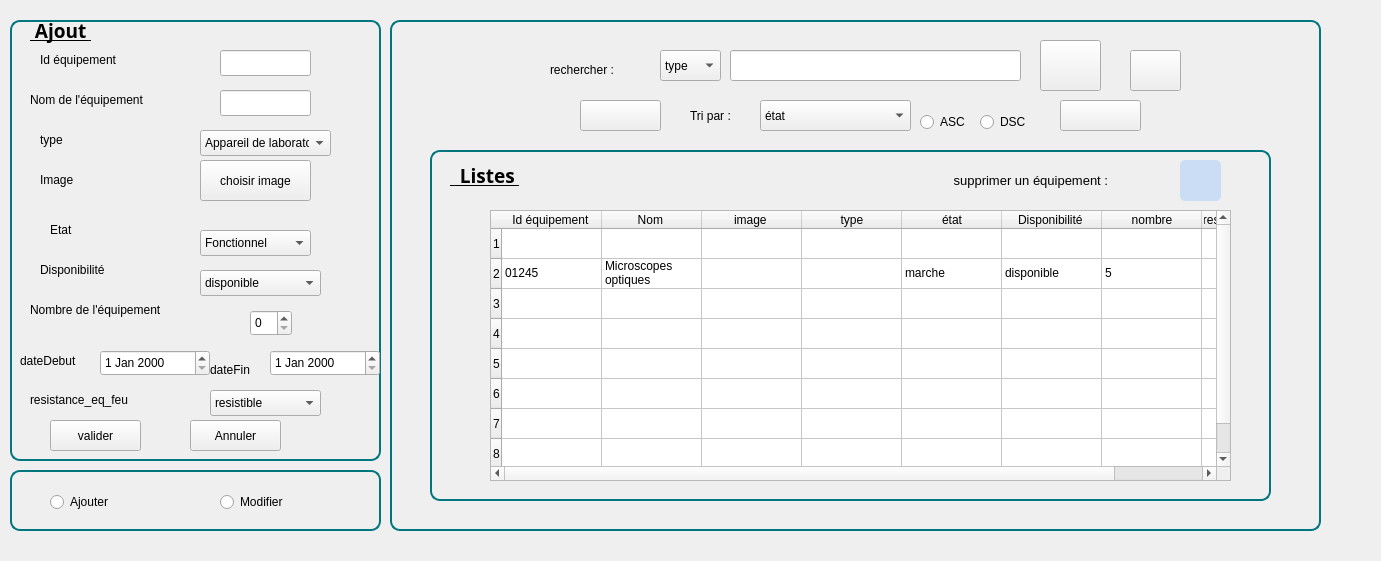
   <widget class="QStackedWidget" name="stackedWidget">
    <property name="geometry">
     <rect>
      <x>150</x>
      <y>60</y>
      <width>1381</width>
      <height>561</height>
     </rect>
    </property>
    <property name="currentIndex">
     <number>1</number>
    </property>
    <widget class="QWidget" name="page_stats"/>
    <widget class="QWidget" name="page_liste">
     <widget class="QGroupBox" name="groupBox_2">
      <property name="geometry">
       <rect>
        <x>390</x>
        <y>20</y>
        <width>931</width>
        <height>531</height>
       </rect>
      </property>
      <property name="font">
       <font>
        <pointsize>12</pointsize>
        <italic>true</italic>
        <bold>true</bold>
       </font>
      </property>
      <property name="styleSheet">
       <string notr="true">/* Tableau principal */
table {
    width: 100%;
    border-collapse: collapse;
    margin: 20px 0;
    font-size: 14px;
    background-color: #02767F;
    border: 1px solid #02767F;
}

/* Style des en-têtes de colonne */
th {
    background-color: #007bff;
    color: white;
    padding: 12px 15px;
    text-align: center;
    font-weight: bold;
}

/* Style des cellules de données */
td {
    padding: 12px 15px;
    text-align: center;
    border: 1px solid #ddd;
}

/* Style de la colonne &quot;Actions&quot; */
td.actions {
    display: flex;
    justify-content: center;
    gap: 10px;
}

/* Bouton Modifier */
button.modify-btn {
    background-color: #ffc107;
    color: black;
    border: none;
    padding: 8px 12px;
    border-radius: 5px;
    cursor: pointer;
    font-size: 14px;
    transition: background-color 0.3s;
}

button.modify-btn:hover {
    background-color: #e0a800;
}

/* Bouton Supprimer */
button.delete-btn {
    background-color: #dc3545;
    color: white;
    border: none;
    padding: 8px 12px;
    border-radius: 5px;
    cursor: pointer;
    font-size: 14px;
    transition: background-color 0.3s;
}

button.delete-btn:hover {
    background-color: #c82333;
}

/* Style de ligne lorsque la souris passe dessus */
tr:hover {
    background-color: #f1f1f1;
}

/* Style des lignes impaires pour un meilleur contraste */
tr:nth-child(odd) {
    background-color: #f7f7f7;
}

/* Style de la dernière colonne (Actions) */
td.actions {
    display: flex;
    justify-content: center;
    align-items: center;
}

/* Pour le contenu des images */
td img {
    width: 40px;
    height: 40px;
    object-fit: cover;
    border-radius: 50%;
}
QGroupBox {
    border: 2px solid #02767F; /* Couleur turquoise pour la bordure */
    border-radius: 10px;  /* Coins arrondis */
    padding: 10px;  /* Espacement interne */
    margin-bottom: 20px;  /* Espacement en bas */
}


</string>
      </property>
      <property name="title">
       <string/>
      </property>
      <widget class="QTableWidget" name="tableWidget_3">
       <property name="geometry">
        <rect>
         <x>100</x>
         <y>190</y>
         <width>741</width>
         <height>271</height>
        </rect>
       </property>
       <property name="styleSheet">
        <string notr="true">tableWidget-&gt;setStyleSheet(
    &quot;QTableWidget {&quot;
    &quot;   background-color: #f8f9fa;&quot;
    &quot;   gridline-color: #dee2e6;&quot;
    &quot;   font-size: 14px;&quot;
    &quot;}&quot;
    &quot;QHeaderView::section {&quot;
    &quot;   background-color: #007bff;&quot;
    &quot;   color: white;&quot;
    &quot;   padding: 5px;&quot;
    &quot;   border: 1px solid #0056b3;&quot;
    &quot;}&quot;
    &quot;QTableWidget::item {&quot;
    &quot;   padding: 5px;&quot;
    &quot;}&quot;
    &quot;QTableWidget::item:selected {&quot;
    &quot;   background-color: #ffc107;&quot;
    &quot;   color: black;&quot;
    &quot;}&quot;
);
</string>
       </property>
       <property name="rowCount">
        <number>8</number>
       </property>
       <property name="columnCount">
        <number>8</number>
       </property>
       <row/>
       <row/>
       <row/>
       <row/>
       <row/>
       <row/>
       <row/>
       <row/>
       <column>
        <property name="text">
         <string>Id équipement </string>
        </property>
       </column>
       <column>
        <property name="text">
         <string>Nom </string>
        </property>
       </column>
       <column>
        <property name="text">
         <string>image </string>
        </property>
       </column>
       <column>
        <property name="text">
         <string>type</string>
        </property>
       </column>
       <column>
        <property name="text">
         <string>état</string>
        </property>
       </column>
       <column>
        <property name="text">
         <string>Disponibilité </string>
        </property>
       </column>
       <column>
        <property name="text">
         <string>nombre</string>
        </property>
       </column>
       <column>
        <property name="text">
         <string>resistance_eq_feu</string>
        </property>
       </column>
       <item row="0" column="0">
        <property name="text">
         <string/>
        </property>
       </item>
       <item row="0" column="1">
        <property name="text">
         <string/>
        </property>
       </item>
       <item row="0" column="4">
        <property name="text">
         <string/>
        </property>
       </item>
       <item row="0" column="5">
        <property name="text">
         <string/>
        </property>
       </item>
       <item row="0" column="6">
        <property name="text">
         <string/>
        </property>
       </item>
       <item row="1" column="0">
        <property name="text">
         <string>01245</string>
        </property>
       </item>
       <item row="1" column="1">
        <property name="text">
         <string>Microscopes optiques</string>
        </property>
       </item>
       <item row="1" column="4">
        <property name="text">
         <string>marche </string>
        </property>
       </item>
       <item row="1" column="5">
        <property name="text">
         <string>disponible</string>
        </property>
       </item>
       <item row="1" column="6">
        <property name="text">
         <string>5</string>
        </property>
       </item>
      </widget>
      <widget class="QLabel" name="label_25">
       <property name="geometry">
        <rect>
         <x>160</x>
         <y>40</y>
         <width>101</width>
         <height>20</height>
        </rect>
       </property>
       <property name="text">
        <string>rechercher :</string>
       </property>
      </widget>
      <widget class="QComboBox" name="comboBox_11">
       <property name="geometry">
        <rect>
         <x>270</x>
         <y>30</y>
         <width>61</width>
         <height>31</height>
        </rect>
       </property>
       <item>
        <property name="text">
         <string>type</string>
        </property>
       </item>
       <item>
        <property name="text">
         <string>id équipement </string>
        </property>
       </item>
       <item>
        <property name="text">
         <string>disponibilité</string>
        </property>
       </item>
      </widget>
      <widget class="QComboBox" name="comboBox_12">
       <property name="geometry">
        <rect>
         <x>370</x>
         <y>80</y>
         <width>151</width>
         <height>31</height>
        </rect>
       </property>
       <item>
        <property name="text">
         <string>état</string>
        </property>
       </item>
       <item>
        <property name="text">
         <string>nbre d'équipement</string>
        </property>
       </item>
       <item>
        <property name="text">
         <string>nom d'équipement</string>
        </property>
       </item>
      </widget>
      <widget class="QLabel" name="label_26">
       <property name="geometry">
        <rect>
         <x>300</x>
         <y>80</y>
         <width>63</width>
         <height>31</height>
        </rect>
       </property>
       <property name="text">
        <string>Tri par :</string>
       </property>
      </widget>
      <widget class="QPushButton" name="pdf_3">
       <property name="geometry">
        <rect>
         <x>190</x>
         <y>80</y>
         <width>81</width>
         <height>31</height>
        </rect>
       </property>
       <property name="styleSheet">
        <string notr="true">QPushButton {
    qproperty-iconSize: 21px 21px;  /* Taille de l'icône */
    text-align: center; /* Centrage du texte si besoin */
}
</string>
       </property>
       <property name="text">
        <string/>
       </property>
       <property name="icon">
        <iconset>
         <normaloff>pdf1.png</normaloff>pdf1.png</iconset>
       </property>
       <property name="iconSize">
        <size>
         <width>21</width>
         <height>21</height>
        </size>
       </property>
      </widget>
      <widget class="QPushButton" name="stat_3">
       <property name="geometry">
        <rect>
         <x>670</x>
         <y>80</y>
         <width>81</width>
         <height>31</height>
        </rect>
       </property>
       <property name="styleSheet">
        <string notr="true">QPushButton {
    qproperty-iconSize: 21px 21px;  /* Taille de l'icône */
    text-align: center; /* Centrage du texte si besoin */
}
</string>
       </property>
       <property name="text">
        <string/>
       </property>
       <property name="icon">
        <iconset>
         <normaloff>st.png</normaloff>st.png</iconset>
       </property>
       <property name="iconSize">
        <size>
         <width>21</width>
         <height>21</height>
        </size>
       </property>
      </widget>
      <widget class="QPushButton" name="ok_3">
       <property name="geometry">
        <rect>
         <x>650</x>
         <y>20</y>
         <width>61</width>
         <height>51</height>
        </rect>
       </property>
       <property name="text">
        <string/>
       </property>
       <property name="icon">
        <iconset>
         <normaloff>search.png</normaloff>search.png</iconset>
       </property>
       <property name="iconSize">
        <size>
         <width>40</width>
         <height>40</height>
        </size>
       </property>
      </widget>
      <widget class="QGroupBox" name="groupBox_6">
       <property name="geometry">
        <rect>
         <x>40</x>
         <y>130</y>
         <width>841</width>
         <height>371</height>
        </rect>
       </property>
       <property name="title">
        <string/>
       </property>
       <widget class="QLabel" name="label_27">
        <property name="geometry">
         <rect>
          <x>20</x>
          <y>10</y>
          <width>161</width>
          <height>31</height>
         </rect>
        </property>
        <property name="font">
         <font>
          <family>Segoe UI Variable</family>
          <pointsize>14</pointsize>
          <bold>true</bold>
          <underline>true</underline>
         </font>
        </property>
        <property name="text">
         <string>  Listes </string>
        </property>
       </widget>
       <widget class="QPushButton" name="supp_3">
        <property name="geometry">
         <rect>
          <x>750</x>
          <y>10</y>
          <width>41</width>
          <height>41</height>
         </rect>
        </property>
        <property name="styleSheet">
         <string notr="true">
QPushButton {
        background-color: #cbddf5; /* Rouge */
        color: white;
        border-radius: 5px;
        padding: 5px;
        font-weight: bold;
    }
    QPushButton:hover {
        background-color: #ff1a1a;  /* Rouge plus foncé au survol */
    }
    QPushButton:pressed {
        background-color: #cc0000;  /* Rouge foncé au clic */
    }</string>
        </property>
        <property name="text">
         <string/>
        </property>
        <property name="icon">
         <iconset>
          <normaloff>effacer.png</normaloff>effacer.png</iconset>
        </property>
        <property name="iconSize">
         <size>
          <width>25</width>
          <height>25</height>
         </size>
        </property>
       </widget>
       <widget class="QLabel" name="label_28">
        <property name="geometry">
         <rect>
          <x>520</x>
          <y>20</y>
          <width>251</width>
          <height>20</height>
         </rect>
        </property>
        <property name="font">
         <font>
          <pointsize>10</pointsize>
          <italic>false</italic>
          <bold>false</bold>
         </font>
        </property>
        <property name="styleSheet">
         <string notr="true">label_12
(rgb(0, 0, 100)
font: 900 italic 14pt &quot;Segoe UI&quot;;)</string>
        </property>
        <property name="text">
         <string> supprimer un équipement :</string>
        </property>
       </widget>
      </widget>
      <widget class="QLabel" name="labelImage_3">
       <property name="geometry">
        <rect>
         <x>380</x>
         <y>270</y>
         <width>63</width>
         <height>20</height>
        </rect>
       </property>
       <property name="text">
        <string/>
       </property>
      </widget>
      <widget class="QLineEdit" name="lineEdit_7">
       <property name="geometry">
        <rect>
         <x>340</x>
         <y>30</y>
         <width>291</width>
         <height>31</height>
        </rect>
       </property>
      </widget>
      <widget class="QPushButton" name="pushButton_10">
       <property name="geometry">
        <rect>
         <x>740</x>
         <y>30</y>
         <width>51</width>
         <height>41</height>
        </rect>
       </property>
       <property name="text">
        <string/>
       </property>
       <property name="icon">
        <iconset>
         <normaloff>loading-arrow.png</normaloff>loading-arrow.png</iconset>
       </property>
       <property name="iconSize">
        <size>
         <width>30</width>
         <height>30</height>
        </size>
       </property>
      </widget>
      <widget class="QRadioButton" name="radioButton_9">
       <property name="geometry">
        <rect>
         <x>530</x>
         <y>90</y>
         <width>110</width>
         <height>24</height>
        </rect>
       </property>
       <property name="text">
        <string>ASC</string>
       </property>
      </widget>
      <widget class="QRadioButton" name="radioButton_10">
       <property name="geometry">
        <rect>
         <x>590</x>
         <y>90</y>
         <width>110</width>
         <height>24</height>
        </rect>
       </property>
       <property name="text">
        <string>DSC</string>
       </property>
      </widget>
      <zorder>groupBox_6</zorder>
      <zorder>tableWidget_3</zorder>
      <zorder>label_25</zorder>
      <zorder>comboBox_11</zorder>
      <zorder>comboBox_12</zorder>
      <zorder>label_26</zorder>
      <zorder>pdf_3</zorder>
      <zorder>stat_3</zorder>
      <zorder>ok_3</zorder>
      <zorder>labelImage_3</zorder>
      <zorder>lineEdit_7</zorder>
      <zorder>pushButton_10</zorder>
      <zorder>radioButton_9</zorder>
      <zorder>radioButton_10</zorder>
     </widget>
     <widget class="QGroupBox" name="groupBox">
      <property name="geometry">
       <rect>
        <x>10</x>
        <y>20</y>
        <width>371</width>
        <height>461</height>
       </rect>
      </property>
      <property name="autoFillBackground">
       <bool>false</bool>
      </property>
      <property name="styleSheet">
       <string notr="true">QGroupBox {
    border: 2px solid #02767F; /* Couleur turquoise pour la bordure */
    border-radius: 10px;  /* Coins arrondis */
    padding: 10px;  /* Espacement interne */
    margin-bottom: 20px;  /* Espacement en bas */
}
</string>
      </property>
      <property name="title">
       <string/>
      </property>
      <widget class="QLabel" name="label_29">
       <property name="geometry">
        <rect>
         <x>30</x>
         <y>30</y>
         <width>131</width>
         <height>20</height>
        </rect>
       </property>
       <property name="text">
        <string>Id équipement</string>
       </property>
      </widget>
      <widget class="QLineEdit" name="lineEdit_8">
       <property name="geometry">
        <rect>
         <x>210</x>
         <y>30</y>
         <width>91</width>
         <height>26</height>
        </rect>
       </property>
      </widget>
      <widget class="QLabel" name="label_30">
       <property name="geometry">
        <rect>
         <x>20</x>
         <y>70</y>
         <width>151</width>
         <height>20</height>
        </rect>
       </property>
       <property name="text">
        <string>Nom de l'équipement</string>
       </property>
      </widget>
      <widget class="QLabel" name="label_31">
       <property name="geometry">
        <rect>
         <x>30</x>
         <y>150</y>
         <width>63</width>
         <height>20</height>
        </rect>
       </property>
       <property name="text">
        <string>Image</string>
       </property>
      </widget>
      <widget class="QPushButton" name="pushButton_11">
       <property name="geometry">
        <rect>
         <x>190</x>
         <y>140</y>
         <width>111</width>
         <height>41</height>
        </rect>
       </property>
       <property name="text">
        <string>choisir image</string>
       </property>
      </widget>
      <widget class="QLabel" name="label_32">
       <property name="geometry">
        <rect>
         <x>40</x>
         <y>200</y>
         <width>63</width>
         <height>20</height>
        </rect>
       </property>
       <property name="text">
        <string>Etat </string>
       </property>
      </widget>
      <widget class="QComboBox" name="comboBox_13">
       <property name="geometry">
        <rect>
         <x>190</x>
         <y>210</y>
         <width>111</width>
         <height>26</height>
        </rect>
       </property>
       <item>
        <property name="text">
         <string>Fonctionnel </string>
        </property>
       </item>
       <item>
        <property name="text">
         <string>pas Fonctionnel </string>
        </property>
       </item>
       <item>
        <property name="text">
         <string>pas fonctionnel incendie</string>
        </property>
       </item>
       <item>
        <property name="text">
         <string>En maintenance</string>
        </property>
       </item>
      </widget>
      <widget class="QLabel" name="label_33">
       <property name="geometry">
        <rect>
         <x>30</x>
         <y>240</y>
         <width>131</width>
         <height>20</height>
        </rect>
       </property>
       <property name="text">
        <string>Disponibilité </string>
       </property>
      </widget>
      <widget class="QLabel" name="label_34">
       <property name="geometry">
        <rect>
         <x>20</x>
         <y>280</y>
         <width>171</width>
         <height>20</height>
        </rect>
       </property>
       <property name="text">
        <string>Nombre de l'équipement </string>
       </property>
      </widget>
      <widget class="QPushButton" name="pushButton_12">
       <property name="geometry">
        <rect>
         <x>40</x>
         <y>400</y>
         <width>91</width>
         <height>31</height>
        </rect>
       </property>
       <property name="text">
        <string>valider</string>
       </property>
      </widget>
      <widget class="QPushButton" name="pushButton_13">
       <property name="geometry">
        <rect>
         <x>180</x>
         <y>400</y>
         <width>91</width>
         <height>31</height>
        </rect>
       </property>
       <property name="text">
        <string>Annuler</string>
       </property>
      </widget>
      <widget class="QLabel" name="label_35">
       <property name="geometry">
        <rect>
         <x>20</x>
         <y>-10</y>
         <width>301</width>
         <height>41</height>
        </rect>
       </property>
       <property name="palette">
        <palette>
         <active/>
         <inactive/>
         <disabled/>
        </palette>
       </property>
       <property name="font">
        <font>
         <family>Segoe UI Variable</family>
         <pointsize>14</pointsize>
         <bold>true</bold>
         <underline>true</underline>
        </font>
       </property>
       <property name="styleSheet">
        <string notr="true"/>
       </property>
       <property name="text">
        <string> Ajout </string>
       </property>
      </widget>
      <widget class="QComboBox" name="comboBox_14">
       <property name="geometry">
        <rect>
         <x>190</x>
         <y>250</y>
         <width>121</width>
         <height>26</height>
        </rect>
       </property>
       <item>
        <property name="text">
         <string>disponible</string>
        </property>
       </item>
       <item>
        <property name="text">
         <string>pas disponible</string>
        </property>
       </item>
      </widget>
      <widget class="QSpinBox" name="spinBox_3">
       <property name="geometry">
        <rect>
         <x>240</x>
         <y>290</y>
         <width>42</width>
         <height>26</height>
        </rect>
       </property>
      </widget>
      <widget class="QLineEdit" name="lineEdit_9">
       <property name="geometry">
        <rect>
         <x>210</x>
         <y>70</y>
         <width>91</width>
         <height>26</height>
        </rect>
       </property>
      </widget>
      <widget class="QLabel" name="label_36">
       <property name="geometry">
        <rect>
         <x>30</x>
         <y>110</y>
         <width>91</width>
         <height>20</height>
        </rect>
       </property>
       <property name="text">
        <string>type</string>
       </property>
      </widget>
      <widget class="QComboBox" name="comboBox_15">
       <property name="geometry">
        <rect>
         <x>190</x>
         <y>110</y>
         <width>131</width>
         <height>26</height>
        </rect>
       </property>
       <item>
        <property name="text">
         <string>Appareil de laboratoire</string>
        </property>
       </item>
       <item>
        <property name="text">
         <string>Appareil de diagnostic</string>
        </property>
       </item>
       <item>
        <property name="text">
         <string>Réfrigération et Stockage des Vaccins</string>
        </property>
       </item>
      </widget>
      <widget class="QLabel" name="label">
       <property name="geometry">
        <rect>
         <x>10</x>
         <y>330</y>
         <width>71</width>
         <height>21</height>
        </rect>
       </property>
       <property name="text">
        <string>dateDebut</string>
       </property>
      </widget>
      <widget class="QDateEdit" name="dateEditDebut">
       <property name="geometry">
        <rect>
         <x>90</x>
         <y>330</y>
         <width>110</width>
         <height>26</height>
        </rect>
       </property>
      </widget>
      <widget class="QLabel" name="label_2">
       <property name="geometry">
        <rect>
         <x>200</x>
         <y>340</y>
         <width>63</width>
         <height>20</height>
        </rect>
       </property>
       <property name="text">
        <string>dateFin</string>
       </property>
      </widget>
      <widget class="QDateEdit" name="dateEditFin">
       <property name="geometry">
        <rect>
         <x>260</x>
         <y>330</y>
         <width>110</width>
         <height>26</height>
        </rect>
       </property>
      </widget>
      <widget class="QLabel" name="res">
       <property name="geometry">
        <rect>
         <x>20</x>
         <y>370</y>
         <width>161</width>
         <height>20</height>
        </rect>
       </property>
       <property name="text">
        <string>resistance_eq_feu</string>
       </property>
      </widget>
      <widget class="QComboBox" name="comboBox_16">
       <property name="geometry">
        <rect>
         <x>200</x>
         <y>370</y>
         <width>111</width>
         <height>26</height>
        </rect>
       </property>
       <item>
        <property name="text">
         <string>resistible</string>
        </property>
       </item>
       <item>
        <property name="text">
         <string>pas resistible</string>
        </property>
       </item>
      </widget>
     </widget>
     <widget class="QLabel" name="bg">
      <property name="geometry">
       <rect>
        <x>-10</x>
        <y>-50</y>
        <width>1411</width>
        <height>631</height>
       </rect>
      </property>
      <property name="text">
       <string/>
      </property>
      <property name="pixmap">
       <pixmap>../application/bg.jpg</pixmap>
      </property>
     </widget>
     <widget class="QGroupBox" name="groupBox_3">
      <property name="geometry">
       <rect>
        <x>10</x>
        <y>470</y>
        <width>371</width>
        <height>81</height>
       </rect>
      </property>
      <property name="styleSheet">
       <string notr="true">QGroupBox {
    border: 2px solid #02767F; /* Couleur turquoise pour la bordure */
    border-radius: 10px;  /* Coins arrondis */
    padding: 10px;  /* Espacement interne */
    margin-bottom: 20px;  /* Espacement en bas */
}
</string>
      </property>
      <property name="title">
       <string/>
      </property>
      <widget class="QRadioButton" name="radioButton_11">
       <property name="geometry">
        <rect>
         <x>40</x>
         <y>20</y>
         <width>110</width>
         <height>24</height>
        </rect>
       </property>
       <property name="text">
        <string>Ajouter</string>
       </property>
      </widget>
      <widget class="QRadioButton" name="radioButton_12">
       <property name="geometry">
        <rect>
         <x>210</x>
         <y>20</y>
         <width>110</width>
         <height>24</height>
        </rect>
       </property>
       <property name="text">
        <string>Modifier</string>
       </property>
      </widget>
     </widget>
     <zorder>bg</zorder>
     <zorder>groupBox_2</zorder>
     <zorder>groupBox_3</zorder>
     <zorder>groupBox</zorder>
    </widget>
    <widget class="QWidget" name="calender_page">
     <widget class="QCalendarWidget" name="calendarWidget">
      <property name="geometry">
       <rect>
        <x>60</x>
        <y>80</y>
        <width>1201</width>
        <height>461</height>
       </rect>
      </property>
     </widget>
    </widget>
   </widget>
